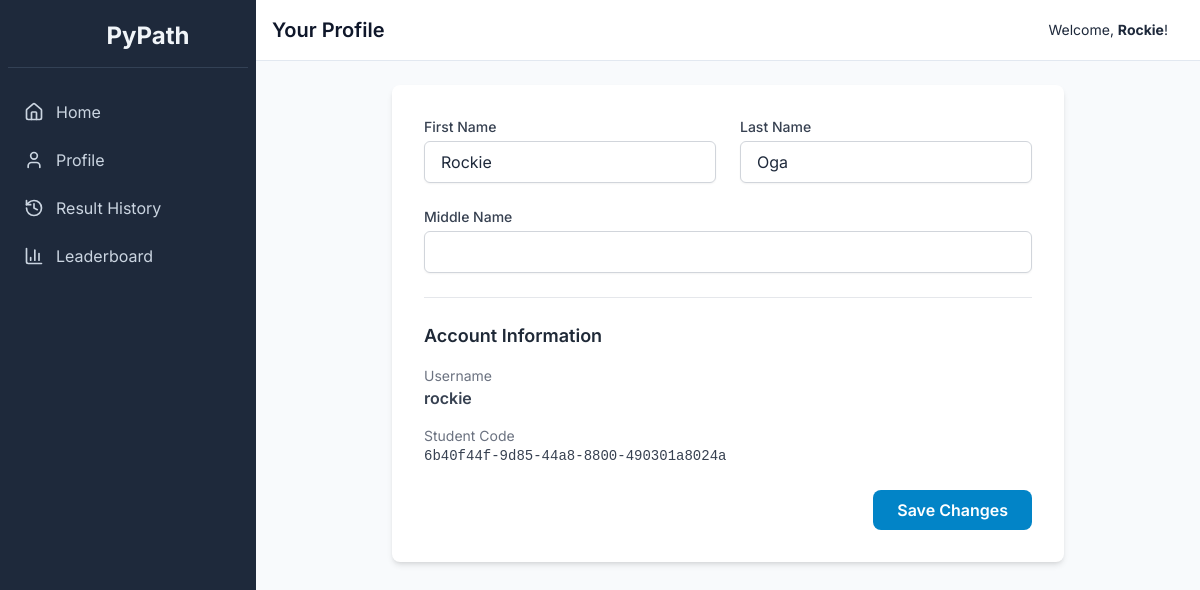
The app's page /profile (signed in), older data.
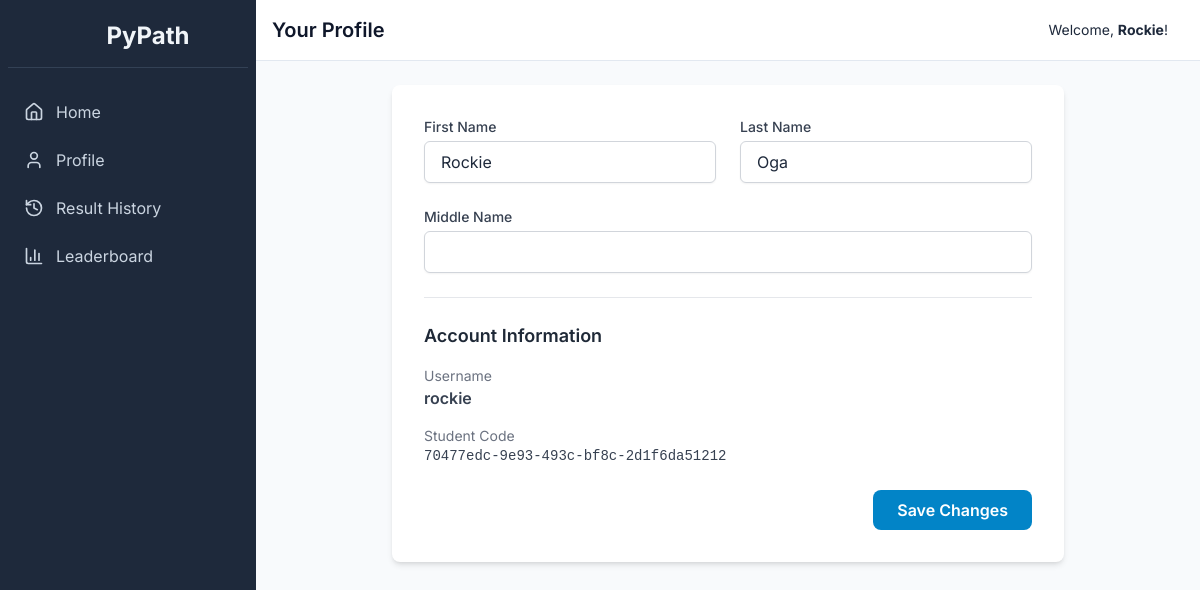
The same page, newer data.
### tables this page shows
CREATE TABLE users (
    id INTEGER PRIMARY KEY AUTOINCREMENT,
    username TEXT NOT NULL UNIQUE,
    password TEXT NOT NULL,
    student_code TEXT NOT NULL UNIQUE,
    first_name TEXT NOT NULL,
    last_name TEXT NOT NULL,
    middle_name TEXT,
    profile_image TEXT, -- Base64 image data
    is_admin INTEGER NOT NULL DEFAULT 0,
    level INTEGER NOT NULL DEFAULT 1,
    xp INTEGER NOT NULL DEFAULT 0
);

### app.py (the view, shortened to what this page needs)
@app.route('/profile', methods=['GET', 'POST'])
def profile():
    if not get_user_id(): return redirect(url_for('login'))
    conn = get_db_connection()
    user = conn.execute('SELECT * FROM users WHERE id = ?', (get_user_id(),)).fetchone()
    proficiency_raw = conn.execute('SELECT * FROM student_topic_mastery WHERE user_id = ?', (get_user_id(),)).fetchall()
    total_xp = sum(topic['xp'] for topic in proficiency_raw)
    total_possible_xp = len(proficiency_raw) * XP_TO_LEVEL_UP if proficiency_raw else 0
    overall_percentage = (total_xp / total_possible_xp) * 100 if total_possible_xp > 0 else 0
    proficiency_level, proficiency_color_text, proficiency_color_bg = get_proficiency_level(overall_percentage)
    achievements = conn.execute('''
        SELECT a.name, a.icon FROM achievements a
        JOIN student_achievements sa ON a.id = sa.achievement_id
        WHERE sa.user_id = ?
    ''', (get_user_id(),)).fetchall()
    conn.close()
    return render_template('profile.html',
                           user=user,
                           proficiency_level=proficiency_level,
                           proficiency_color_bg=proficiency_color_bg,
                           achievements=achievements)

### app.py (called while the page is built)
def get_db_connection():
    conn = sqlite3.connect('pypath.db', check_same_thread=False, detect_types=sqlite3.PARSE_DECLTYPES | sqlite3.PARSE_COLNAMES)
    conn.row_factory = sqlite3.Row
    return conn

def get_user_id():
    return session.get('user_id')

def get_proficiency_level(percentage):
    if percentage >= 85: return "Proficient", "text-green-500", "bg-green-500"
    elif percentage >= 60: return "Intermediate", "text-yellow-500", "bg-yellow-500"
    else: return "Beginner", "text-red-500", "bg-red-500"

### templates/profile.html (shortened to what this page needs)
{% extends "layout.html" %}
{% block header %}Your Profile{% endblock %}
{% block content %}
<div class="max-w-2xl mx-auto bg-white p-8 rounded-lg shadow-md">
    <form method="POST" action="{{ url_for('profile') }}" class="space-y-6">
        <div class="grid grid-cols-1 md:grid-cols-2 gap-6">
            <div>
                <label for="first_name" class="block text-sm font-medium text-gray-700">First Name</label>
                <input type="text" id="first_name" name="first_name" value="{{ user.first_name }}" required class="mt-1 block w-full px-4 py-2 border border-gray-300 rounded-md shadow-sm">
            </div>
            <div>
                <label for="last_name" class="block text-sm font-medium text-gray-700">Last Name</label>
                <input type="text" id="last_name" name="last_name" value="{{ user.last_name }}" required class="mt-1 block w-full px-4 py-2 border border-gray-300 rounded-md shadow-sm">
            </div>
        </div>
        <div>
            <label for="middle_name" class="block text-sm font-medium text-gray-700">Middle Name</label>
            <input type="text" id="middle_name" name="middle_name" value="{{ user.middle_name or '' }}" class="mt-1 block w-full px-4 py-2 border border-gray-300 rounded-md shadow-sm">
        </div>
        <div class="border-t pt-6">
            <h3 class="text-lg font-semibold text-gray-800">Account Information</h3>
            <div class="mt-4">
                <p class="text-sm text-gray-500">Username</p>
                <p class="font-semibold text-gray-700">{{ user.username }}</p>
            </div>
            <div class="mt-4">
                <p class="text-sm text-gray-500">Student Code</p>
                <p class="font-mono text-sm text-gray-700">{{ user.student_code }}</p>
            </div>
        </div>
        <div class="flex justify-end">
            <button type="submit" class="bg-sky-600 text-white font-semibold py-2 px-6 rounded-lg hover:bg-sky-700">Save Changes</button>
        </div>
    </form>
</div>
{% endblock %}

Row changes from the older to the newer data that the page shows:
changed users "rockie": student_code "6b40f44f-9d85-44a8-8800-490301a8024a" → "70477edc-9e93-493c-bf8c-2d1f6da51212"
